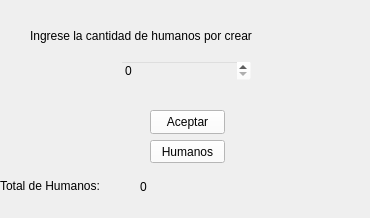
<?xml version="1.0" encoding="UTF-8"?>
<ui version="4.0">
 <class>VentanaNacimiento</class>
 <widget class="QMainWindow" name="VentanaNacimiento">
  <property name="geometry">
   <rect>
    <x>0</x>
    <y>0</y>
    <width>370</width>
    <height>218</height>
   </rect>
  </property>
  <property name="windowTitle">
   <string>Nacimiento</string>
  </property>
  <property name="windowIcon">
   <iconset resource="recursos.qrc">
    <normaloff>:/imagenes/recursos/imagenes/sparrow-carrying-a-baby.png</normaloff>:/imagenes/recursos/imagenes/sparrow-carrying-a-baby.png</iconset>
  </property>
  <property name="styleSheet">
   <string notr="true">background-color: qlineargradient(spread:pad, x1:0, y1:0,x2:1,y2:0,stop:0 
rgba(0,182,255,255), stop:0.329545 rgba(255,255,255,255), stop:0.670455
rgba(255,255,255,255),stop:1 rgba(255,102,0,255));</string>
  </property>
  <widget class="QWidget" name="centralwidget">
   <widget class="QSpinBox" name="casillaHumanos">
    <property name="geometry">
     <rect>
      <x>120</x>
      <y>60</y>
      <width>131</width>
      <height>21</height>
     </rect>
    </property>
    <property name="styleSheet">
     <string notr="true">background-color: rgba(255, 255, 255, 0);</string>
    </property>
   </widget>
   <widget class="QLabel" name="label">
    <property name="geometry">
     <rect>
      <x>30</x>
      <y>20</y>
      <width>331</width>
      <height>31</height>
     </rect>
    </property>
    <property name="styleSheet">
     <string notr="true">
font: 14pt &quot;Californian FB&quot;;
background-color: rgba(255, 255, 255, 0);</string>
    </property>
    <property name="text">
     <string>Ingrese la cantidad de humanos por crear</string>
    </property>
   </widget>
   <widget class="QPushButton" name="aceptar">
    <property name="geometry">
     <rect>
      <x>150</x>
      <y>110</y>
      <width>75</width>
      <height>24</height>
     </rect>
    </property>
    <property name="styleSheet">
     <string notr="true">background-color: rgba(255, 255, 255, 255);
font: 75 16pt &quot;System&quot;;
</string>
    </property>
    <property name="text">
     <string>Aceptar</string>
    </property>
   </widget>
   <widget class="QLabel" name="label_2">
    <property name="geometry">
     <rect>
      <x>0</x>
      <y>170</y>
      <width>111</width>
      <height>31</height>
     </rect>
    </property>
    <property name="styleSheet">
     <string notr="true">
font: 11pt &quot;Californian FB&quot;;
background-color: rgba(255, 255, 255, 0);</string>
    </property>
    <property name="text">
     <string>Total de Humanos:</string>
    </property>
   </widget>
   <widget class="QLabel" name="cantidadHumanos">
    <property name="geometry">
     <rect>
      <x>140</x>
      <y>180</y>
      <width>47</width>
      <height>13</height>
     </rect>
    </property>
    <property name="styleSheet">
     <string notr="true">background-color: rgba(255, 255, 255, 0);
font: 11pt &quot;Californian FB&quot;;</string>
    </property>
    <property name="text">
     <string>0</string>
    </property>
   </widget>
   <widget class="QPushButton" name="botonHumanos">
    <property name="geometry">
     <rect>
      <x>150</x>
      <y>140</y>
      <width>75</width>
      <height>23</height>
     </rect>
    </property>
    <property name="styleSheet">
     <string notr="true">background-color: rgba(255, 255, 255, 255);
font: 75 16pt &quot;System&quot;;
</string>
    </property>
    <property name="text">
     <string>Humanos</string>
    </property>
   </widget>
  </widget>
 </widget>
 <resources>
  <include location="recursos.qrc"/>
 </resources>
 <connections/>
</ui>
